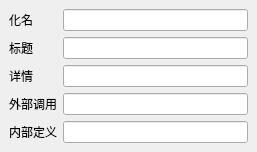
<?xml version="1.0" encoding="UTF-8"?>
<ui version="4.0">
 <class>Form</class>
 <widget class="QWidget" name="Form">
  <property name="geometry">
   <rect>
    <x>0</x>
    <y>0</y>
    <width>257</width>
    <height>142</height>
   </rect>
  </property>
  <property name="sizePolicy">
   <sizepolicy hsizetype="Preferred" vsizetype="Fixed">
    <horstretch>0</horstretch>
    <verstretch>0</verstretch>
   </sizepolicy>
  </property>
  <property name="maximumSize">
   <size>
    <width>16777215</width>
    <height>16777215</height>
   </size>
  </property>
  <property name="windowTitle">
   <string>Form</string>
  </property>
  <layout class="QVBoxLayout" name="verticalLayout">
   <property name="leftMargin">
    <number>0</number>
   </property>
   <property name="topMargin">
    <number>0</number>
   </property>
   <property name="rightMargin">
    <number>0</number>
   </property>
   <property name="bottomMargin">
    <number>0</number>
   </property>
   <item>
    <widget class="QWidget" name="widget" native="true">
     <property name="sizePolicy">
      <sizepolicy hsizetype="Preferred" vsizetype="Fixed">
       <horstretch>0</horstretch>
       <verstretch>0</verstretch>
      </sizepolicy>
     </property>
     <layout class="QGridLayout" name="gridLayout">
      <item row="4" column="1">
       <widget class="QLineEdit" name="extern_"/>
      </item>
      <item row="1" column="0">
       <widget class="QLabel" name="label">
        <property name="text">
         <string>标题</string>
        </property>
       </widget>
      </item>
      <item row="4" column="0">
       <widget class="QLabel" name="label_3">
        <property name="text">
         <string>外部调用</string>
        </property>
       </widget>
      </item>
      <item row="2" column="0">
       <widget class="QLabel" name="label_2">
        <property name="text">
         <string>详情</string>
        </property>
       </widget>
      </item>
      <item row="2" column="1">
       <widget class="QLineEdit" name="description"/>
      </item>
      <item row="5" column="0">
       <widget class="QLabel" name="label_4">
        <property name="text">
         <string>内部定义</string>
        </property>
       </widget>
      </item>
      <item row="5" column="1">
       <widget class="QLineEdit" name="define"/>
      </item>
      <item row="1" column="1">
       <widget class="QLineEdit" name="title"/>
      </item>
      <item row="0" column="0">
       <widget class="QLabel" name="label_5">
        <property name="text">
         <string>化名</string>
        </property>
       </widget>
      </item>
      <item row="0" column="1">
       <widget class="QLineEdit" name="alias"/>
      </item>
     </layout>
    </widget>
   </item>
  </layout>
 </widget>
 <resources/>
 <connections/>
</ui>
